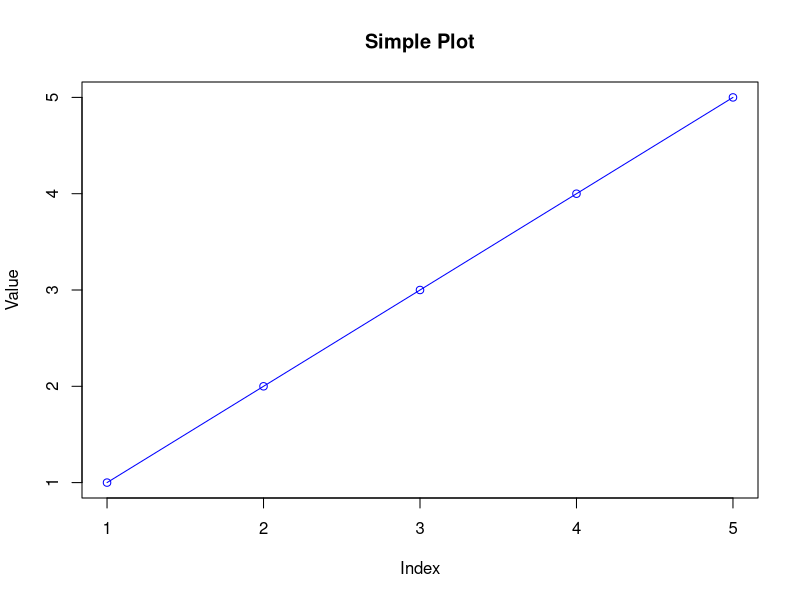

Write the R code that produced this figure.
# 1. Basic Variables and Math
x <- 10
y <- 20
sum <- x + y
print(paste("Sum of x and y:", sum))

# 2. Vectors (1D Arrays)
numbers <- c(1, 2, 3, 4, 5)  # Create a vector
mean_value <- mean(numbers)   # Calculate mean
print(paste("Mean of numbers:", mean_value))

# 3. Data Frame (Table-like Structure)
data <- data.frame(
  Name = c("Alice", "Bob", "Charlie"),
  Age = c(25, 30, 22),
  Score = c(88, 92, 85)
)
print("Data Frame:")
print(data)

# 4. Basic Plot (VS Code will show it in the Plot tab)
plot(numbers, type = "o", col = "blue", main = "Simple Plot", xlab = "Index", ylab = "Value")

# 5. Custom Function
square <- function(a) {
  return(a^2)
}
print(paste("Square of 5:", square(5)))

print(paste("Current directory:", getwd()))
print("Files in this folder:")
print(list.files())